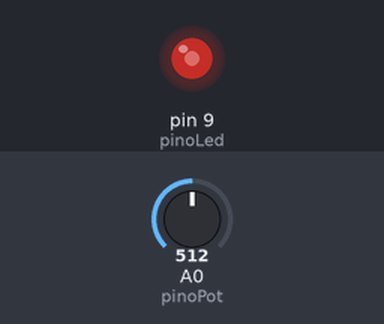
The sketch below on a simulated Arduino Uno, built with avr-gcc and run on an emulated ATmega328P. Parts: output pins drawn as LEDs (lit = HIGH). The inputs (shaded band) are chosen by the test bench; at power-on: A0 (pinoPot) = 512.

Above: at 1.2 s.
1.3 s: A0 (pinoPot) set to 716
At 2.3 s:
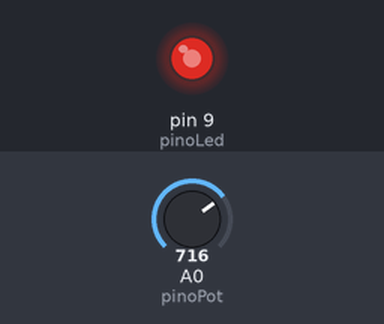
2.8 s: A0 (pinoPot) set to 900
At 3.4 s:
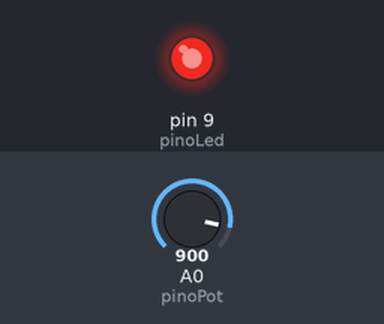
4.3 s: A0 (pinoPot) set to 122
At 5.5 s:
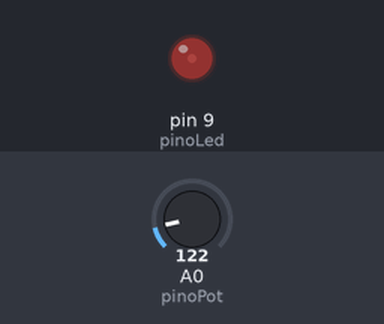
5.8 s: A0 (pinoPot) set to 0
At 6.9 s:
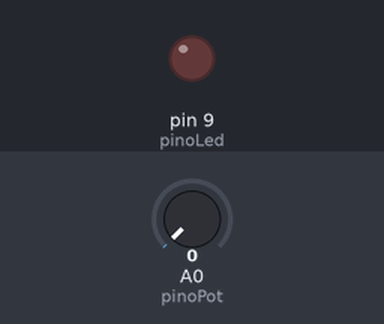
7.3 s: A0 (pinoPot) set to 511
At 8.0 s:
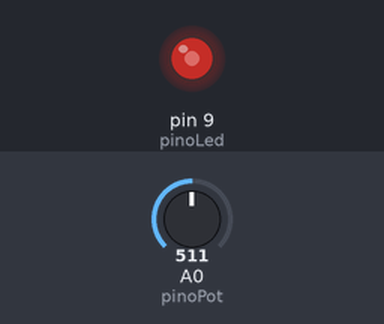
Timing chart, 0 to 9.8 s (numbered marks = the images above; inputs shaded):
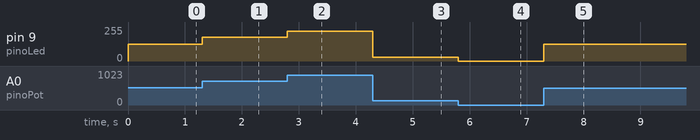

Measured:
- after the input at 1.3 s, pin 9 (pinoLed): 127/255 → 178/255 at once
- after the input at 2.8 s, pin 9 (pinoLed): 178/255 → 224/255 at once
- after the input at 4.3 s, pin 9 (pinoLed): 224/255 → 30/255 at once
- after the input at 5.8 s, pin 9 (pinoLed): 30/255 → 0/255 at once
- after the input at 7.3 s, pin 9 (pinoLed): 0/255 → 127/255 at once

The sketch:

sketch.ino
```cpp
// --- CONTROLA O BRILHO DO LED COM A LEITURA DO POTENCIÔMETRO ---

const int pinoPot = A0;
const int pinoLed = 9; // Pino PWM (com ~)

void setup() {
  pinMode(pinoLed, OUTPUT);
}

void loop() {
  // Ler o valor do potenciômetro (resultado: 0 a 1023).
  int valorLido = analogRead(pinoPot);

  // Converter a faixa de 0-1023 para a faixa de 0-255.
  int brilhoLed = map(valorLido, 0, 1023, 0, 255);

  // Usar o valor convertido para definir o brilho do LED.
  analogWrite(pinoLed, brilhoLed);
}
```
